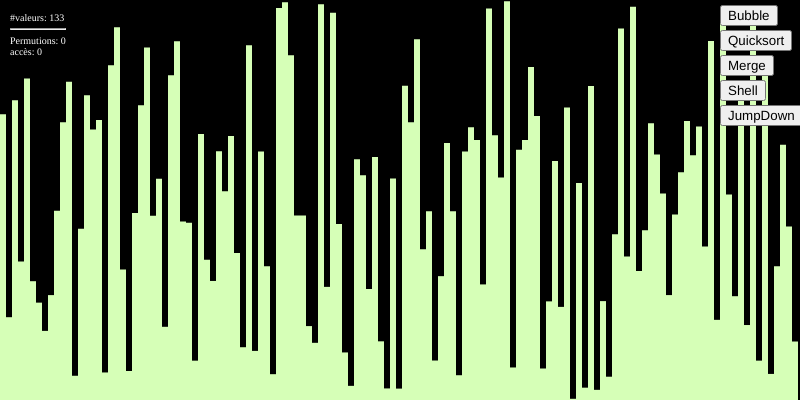
Frame 1 (no input)
Frame 60 (no input): identical to frame 1, image omitted
Frame 120 (the mouse pressed at the canvas centre since frame 60): identical to frame 1, image omitted

The p5.js sketch that drew this single still picture (run headless with seeded random() and noise() and a simulated clock; from frame 60 on, the mouse is pressed at the canvas centre):

// p5.js sketch
// ── sketch.js
let eC = {version: 'r01'};
let value = [];
let array = [];
let states = [];
let scale = 6;
let read=0, permutations=0;
let ind=0;
let bubbleB,quicSort,reRand,mergeB,shellB,jumpDownB;
let scaleSlider;
let rand;
let espacements = [701, 301, 132, 57, 23, 10, 4, 1];

function init() {
	console.log("%c ¯\\_(ツ)_/¯ # eCoucou "+eC.version+" # ","background: #f00; color: #fff");
	bubbleB = createButton('Bubble');
	bubbleB.position(width-80,5);
	bubbleB.mousePressed(bubble);
	quicSort = createButton('Quicksort');
	quicSort.position(width-80,30);
	quicSort.mousePressed(quick);
	mergeB = createButton('Merge');
	mergeB.position(width-80,55);
	mergeB.mousePressed(merge_tri);
	shellB = createButton('Shell');
	shellB.position(width-80,80);
	shellB.mousePressed(shell_tri);
	jumpDownB = createButton('JumpDown');
	jumpDownB.position(width-80,105);
	jumpDownB.mousePressed(JD_tri);

	scaleSlider = createSlider(1,10,scale,1);
	scaleSlider.style('width:','100px')

	reRand = createButton('Reset');
	// rer.position(width-80,30);
	reRand.mousePressed(reset);

	rand = createCheckbox('noise/random',false);

}
function reset() {
	init_tri();
	array = [];
	for (let i =0; i< floor(width/scale);i++) {
		if (rand.checked()) {
			array[i] = noise(i/10)*height;
		} else {
			array[i] = random()*height;
		}
	}
	value = array.slice();
}

function setup() {
	createCanvas(800,400);
	init();

	divText = createP('text');
	divText.style('font-size','10px');
	divText.style('color','white');
	divText.position(10,2);
	
	reset();
	value = array.slice();
}

function init_tri(){
	scale=floor(scaleSlider.value());
	value = array.slice();
	ind=0; permutations=0;read=0;
	states = [];
}
async function JD_tri() {
	init_tri();
	tri_jump_down(value);
}
async function merge_tri() {
	init_tri();
	mergesort(value);
}

async function quick() {
	init_tri();
	quickSort(value,0,value.length-1);
}

async function bubble() {
	init_tri();
	for (i =0;i<value.length;i++) {
		ind = i;
		await tri_Bubble(value,i);
	}
}

async function shell_tri() {
	init_tri();
	shell(value);
}
async function tri_Bubble(arr,id) {
		for(let j = 0; j< arr.length-id-1; j++) {
			let a = arr[j];
			let b = arr[j+1];
			read+=2;
			if (a>b) { 
				await swap(arr,j,j+1); 
			}
		}
}

function draw() {
	background(0);
	noStroke();
	divText.html('#valeurs: '+floor(width/scale)+'<hr>'+'Permutions: '+permutations+'<br>'+'accès: '+read);

	for (let i=0; i< value.length;i++) {
		if (i<width/scale-ind-1) {
			fill('#D6FFB7');
		} else if (i>width/scale-ind-1) {
			fill('#E0777D');
		} else {
			fill(255);
		}
		switch (states[i]) {
		 case 1: fill('#E0777D');break;
		 case 2: fill('#D6FFB7'); break;
		 case 0: fill(207);break;
		}

		rect(i*scale,height-value[i],scale,value[i]);
	}
	// if (ind>=value.length-1) {
	// 	noLoop();
	// }


}

//-----------------------
// Utilities
//
async function swap (arr,i,j) {
	await sleep(0.01);
	let temp = arr[i];
	arr[i] = arr[j];
	arr[j] = temp;
	read += 2;
	permutations++;
}

function sleep(ms) {
	return new Promise(resolve=>setTimeout(resolve,ms));
}
//-------------------------------------------------------------------------
// Merge Sort 

async function mergesort(arr) {
  var n = arr.length, a0 = arr, a1 = new Array(n);
  for (let i=0;i<n;i++) {
  	states[i] = 0;
  }
  for (var m = 1; m < n; m <<= 1) {
    for (var i = 0; i < n; i += m << 1) {
      var left = i,
          right = Math.min(i + m, n),
          end = Math.min(i + (m << 1), n);
      for(let j=0;j<n;j++) {
      	if (j<left || j>right) {
      		states[j] =0;
      	} else {
      		states[j]=2;
      	}
      }
      states[right]=1;states[left]=1;
      await merge_(a0, a1, left, right, end);
    }
    i = a0, a0 = a1, a1 = i; permutations += a0.length;
  }
  if (arr === a1) {
    for (var i = 0; i < n; ++i) {
      arr[i] = a0[i]; read++;
    }
  }
  for (let i=0;i<n;i++) {
  	states[i] = 0;
  }
}

async function merge_(a0, a1, left, right, end) {
  for (var i0 = left, i1 = right; left < end; ++left) {
	await sleep(1);
    if (i0 < right && (i1 >= end || a0[i0] <= a0[i1])) {
      a1[left] = a0[i0++];
    } else {
      a1[left] = a0[i1++];
    }
    read += 4;
  }
}
//-------------------------------------------------------------------------
// quick quicSort

async function quickSort(arr,s,e) {
	if (s>=e) {
		return;
	}

	let index= await partition(arr,s,e);
	states[index] = 0;
	await Promise.all([quickSort(arr,s,index-1), quickSort(arr,index+1,e)]);
	// await quickSort(arr,s,index-1);
	// await quickSort(arr,index+1,e);
	for (let i=0;i<arr.length;i++) {
		states[i] = 0;
	}
}

async function partition(arr,start,end) {
	let pivotI = start;
	let pivotV = arr[end]; read++;
	for (let i =start; i<end;i++) {
		states[i] = 2;
	}
	states[pivotI]=1;
	for( let i = start; i<end;i++) {
		if(arr[i]< pivotV) {
			await swap(arr,i,pivotI);
			states[pivotI] = 0;
			pivotI++;
			states[pivotI] = 1;
		}
		read++;
	}
	states[pivotI]=1;
	await swap(arr,pivotI,end);
	for (let i =start; i<end;i++) {
		if (i != pivotI)  states[i] = 0;
	}
	return pivotI;
}
//-------------------------------------------------------------------------
//  Shell tri
async function shell(arr) {
	let n = arr.length; 
	for (e of espacements) {
		for (let i =e; i<n;i++) {
			for (let k=0;k<n;k++) {
				if (k<e || k>i) {states[k]=1;} else { states[k]=2;}
			}
			await sleep(1);
			let temp = arr[i]; read++;
			j =i;
			while (j>=e && arr[j-e] > temp) {
				arr[j] = arr[j - e];
				j -= e;
				read += 3;
			}
			arr[j] = temp; permutations++; read++;
		}
	}
}
//-------------------------------------------------------------------------
// tri jump down
async function tri_jump_down(arr) {
	for (let i =arr.length-1;i>0;i--) {
		for (let j=0;j<i;j++) {
			await sleep(1);
			if (arr[i]<arr[j]) swap(arr,i,j);
			read += 2;
		}
	}
}
